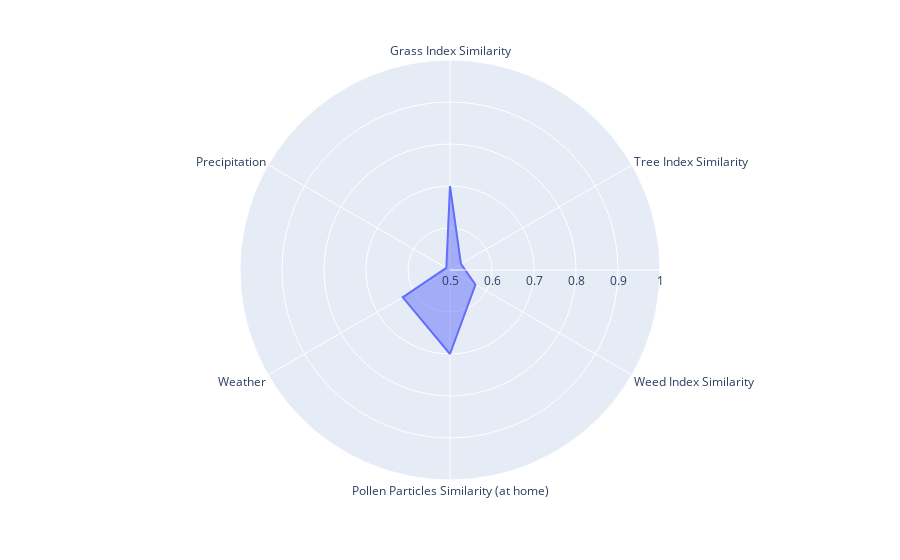

The notebook cell saved with this chart:
### Code cell
import plotly.express as px

df=pd.DataFrame( {
  'r':[.7, .53, .57, .7, .63, .51],
  'theta':['Grass Index Similarity','Tree Index Similarity','Weed Index Similarity', 'Pollen Particles Similarity (at home)', 'Weather', 'Precipitation'],
})

fig = px.line_polar(df, r='r', theta='theta', line_close=True)

fig.update_traces(fill='toself')

fig.update_layout(
    polar = {
      "radialaxis_range" : [.5, 1],

    })

fig.show()

### Figure 1 — Plotly figure (JSON) as saved in the notebook; plotly's stock layout.template omitted (floating-point values rounded to 4 significant figures)
{"data": [{"fill": "toself", "hovertemplate": "r=%{r}<br>theta=%{theta}<extra></extra>", "legendgroup": "", "line": {"color": "#636efa", "dash": "solid"}, "marker": {"symbol": "circle"}, "mode": "lines", "name": "", "r": [0.7, 0.53, 0.57, 0.7, 0.63, 0.51, 0.7], "showlegend": false, "subplot": "polar", "theta": ["Grass Index Similarity", "Tree Index Similarity", "Weed Index Similarity", "Pollen Particles Similarity (at home)", "Weather", "Precipitation", "Grass Index Similarity"], "type": "scatterpolar"}], "layout": {"legend": {"tracegroupgap": 0}, "margin": {"t": 60}, "polar": {"angularaxis": {"direction": "clockwise", "rotation": 90}, "domain": {"x": [0, 1], "y": [0, 1]}, "radialaxis": {"range": [0.5, 1]}}}}
